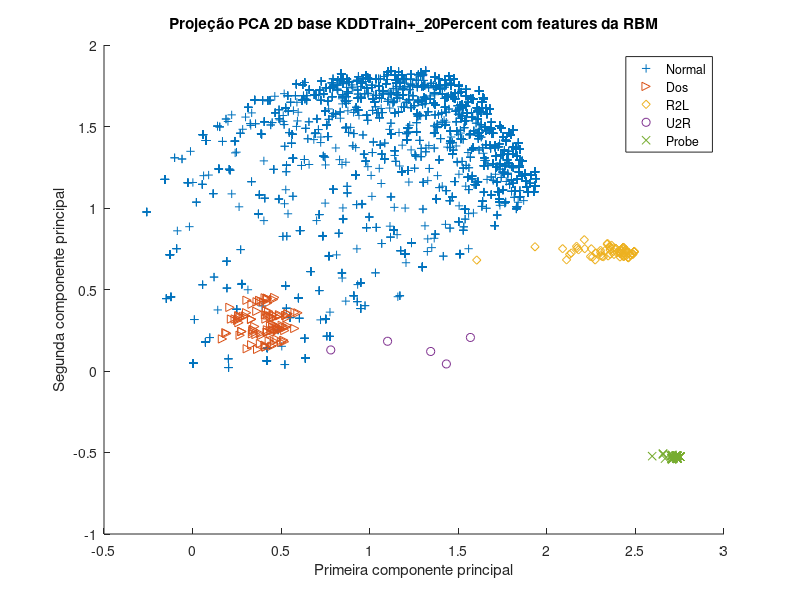

The MATLAB source for this figure:
clc, clear all, close all;

%Normal features
normal_feats = load('features_normal_data.txt','-ascii');
proj_normal_features_coeff = pca(normal_feats, 'NumComponents', 2);
proj_normal_feats = normal_feats * proj_normal_features_coeff;
%Dos features
dos_feats = load('features_dos_data.txt','-ascii');
proj_dos_features_coeff = pca(dos_feats, 'NumComponents', 2);
proj_dos_feats = dos_feats * proj_dos_features_coeff;
%R2L features
r2l_feats = load('features_r2l_data.txt','-ascii');
proj_r2l_features_coeff = pca(r2l_feats, 'NumComponents', 2);
proj_r2l_feats = r2l_feats * proj_r2l_features_coeff;
%U2R features
u2r_feats = load('features_u2r_data.txt','-ascii');
proj_u2r_features_coeff = pca(u2r_feats, 'NumComponents', 2);
proj_u2r_feats = u2r_feats * proj_u2r_features_coeff;
%Probe features
probe_feats = load('features_probe_data.txt','-ascii');
proj_probe_features_coeff = pca(probe_feats, 'NumComponents', 2);
proj_probe_feats = probe_feats * proj_probe_features_coeff;

scatter(proj_normal_feats(1 : end, 1), proj_normal_feats(1 : end, 2), '+r'), hold on,
scatter(proj_dos_feats(1 : end, 1), proj_dos_feats(1 : end, 2), '>c'),
scatter(proj_r2l_feats(1 : end, 1), proj_r2l_feats(1 : end, 2), 'db'),
scatter(proj_u2r_feats(1 : end, 1), proj_u2r_feats(1 : end, 2), 'og'),
scatter(proj_probe_feats(1 : end, 1), proj_probe_feats(1 : end, 2), 'xy'), hold off;
title('Projeção PCA 2D base KDDTrain+\_20Percent com features da RBM');
legend({'Normal','Dos', 'R2L', 'U2R', 'Probe'},'Location','northeast')
xlabel('Primeira componente principal')
ylabel('Segunda componente principal')
saveas(gcf, 'KDDTrain+_20Percent using RBM features','png')